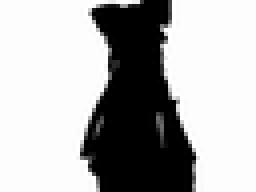
#> input picture misc/bad-apple-frames/frame_00122.png, 64 x 48 px (shown 4 times larger); its folder holds only this picture in this run
$ python uhhh.py
#> lines starting #> are read from the running program, lines starting #| are printed output that depends on the picture; after the words box and inside, x2 and y2 are one past the last pixel; in counts of white or black regions, pixels touching at a corner belong together
import os
import glob
import struct
import numpy as np
from PIL import Image

# Configuration
FRAME_DIR = "bad-apple-frames/"  # Folder containing your extracted Bad Apple frames
WIDTH, HEIGHT = 160, 120  # Must be multiples of 8

# 32-bit tile IDs: true (non-upscaled) 160x120 content needs ~88,151 distinct
# 8x8 tiles, which overflows a 16-bit id space (max 65536) - that was fine at
# 64x48 (45,436 tiles) but would silently corrupt ~3.8% of tiles here.
PROGRESS_EVERY = 250  # frames between progress prints

GRID_COLS = WIDTH // 8
GRID_ROWS = HEIGHT // 8
TILES_PER_FRAME = GRID_COLS * GRID_ROWS  # 300


def rle_encode_ids(ids):
    """(run_len: 1 byte, tile_id: 4 bytes LE) pairs, run capped at 255."""
    out = bytearray()
    n = len(ids)
    i = 0
    while i < n:
        val = ids[i]
        j = i + 1
        while j < n and ids[j] == val and (j - i) < 255:
            j += 1
        out.append(j - i)
        out += struct.pack("<I", val)
        i = j
    return bytes(out)


def process_frames_and_export():
    frame_files = sorted(glob.glob(os.path.join(FRAME_DIR, "*.png")))
    if not frame_files:
        raise ValueError("No frames found. Extract video frames to .png first.")

    palette_map = {}
    palette_bytes = bytearray()  # Stores the N x 8 bytes for the palette
    encoded_frames = bytearray()  # Stores the flat stream of tile IDs (4 bytes each)

    total_frames = len(frame_files)
    for frame_num, filepath in enumerate(frame_files):
        img = Image.open(filepath).convert("L").resize((WIDTH, HEIGHT))
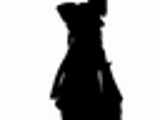
#> img: PIL image 160x120 L; min 0, max 255, mean 175.7
        binary_frame = np.array(img) > 128
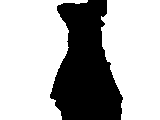
#> binary_frame: shape (120, 160) bool; 69.1% white; 1 black region, box (x1, y1, x2, y2) and area: (50, 0, 123, 120) 5924

        for y in range(0, HEIGHT, 8):
            for x in range(0, WIDTH, 8):
                tile = binary_frame[y : y + 8, x : x + 8]

                # Fixed bit order: LSB-first (bit 0 is leftmost) to match framebuffer.c
                tile_hash = np.packbits(tile, bitorder="little").tobytes()

                if tile_hash not in palette_map:
                    new_id = len(palette_map)
                    palette_map[tile_hash] = new_id
                    # Append the 8-byte chunk directly to our binary palette array
                    palette_bytes.extend(tile_hash)

                # Append the 4-byte ID (little-endian) to the flat frame stream
                encoded_frames.extend(palette_map[tile_hash].to_bytes(4, "little"))
#> after the loop, palette_map = 43 items

        if frame_num % PROGRESS_EVERY == 0 or frame_num == total_frames - 1:
            print(f"[{frame_num + 1}/{total_frames}] palette={len(palette_map)} tiles")
#| [1/1] palette=43 tiles

    print(f"Processed {len(frame_files)} frames.")
    print(f"Final palette size: {len(palette_map)} unique 8x8 tiles.")
#| Final palette size: 43 unique 8x8 tiles.

    # Write palette.bin (you need this alongside frames.bin!)
    with open("palette.bin", "wb") as f:
        f.write(palette_bytes)
    print(f"Wrote palette.bin ({len(palette_bytes)} bytes)")
#| Wrote palette.bin (344 bytes)

    # Temporal RLE: transpose to TILES_PER_FRAME per-grid-cell sequences (each
    # covering every frame) and RLE each one independently, since a mostly-
    # static camera means a screen cell tends to hold the same tile for many
    # consecutive frames - far more redundancy than RLE-ing a single frame's
    # tiles left-to-right (measured 2.2x vs 1.28x on the 64x48 version).
    num_frames = len(encoded_frames) // 4 // TILES_PER_FRAME
#> num_frames = 1
    tile_ids = struct.unpack(f"<{num_frames * TILES_PER_FRAME}I", bytes(encoded_frames))
#> tile_ids = 300 values, max 42 at index 295, min 0 at index 0, mean 4.21

    streams = []
    for pos in range(TILES_PER_FRAME):
        cell_seq = tile_ids[pos::TILES_PER_FRAME]
        streams.append(rle_encode_ids(cell_seq))
#> this loop made 300 passes
#> cell_seq on passes 1 to 3: (0,), (0,), (0,)
#> after the loop, streams = 300 items

    with open("frames.bin", "wb") as f:
        f.write(struct.pack("<I", num_frames))
        for s in streams:
            f.write(struct.pack("<I", len(s)))
        for s in streams:
            f.write(s)

    total_size = 4 + TILES_PER_FRAME * 4 + sum(len(s) for s in streams)
#> total_size = 2704
    print(f"Wrote frames.bin ({total_size} bytes, {num_frames} frames)")
#| Wrote frames.bin (2704 bytes, 1 frames)


if __name__ == "__main__":
    process_frames_and_export()
